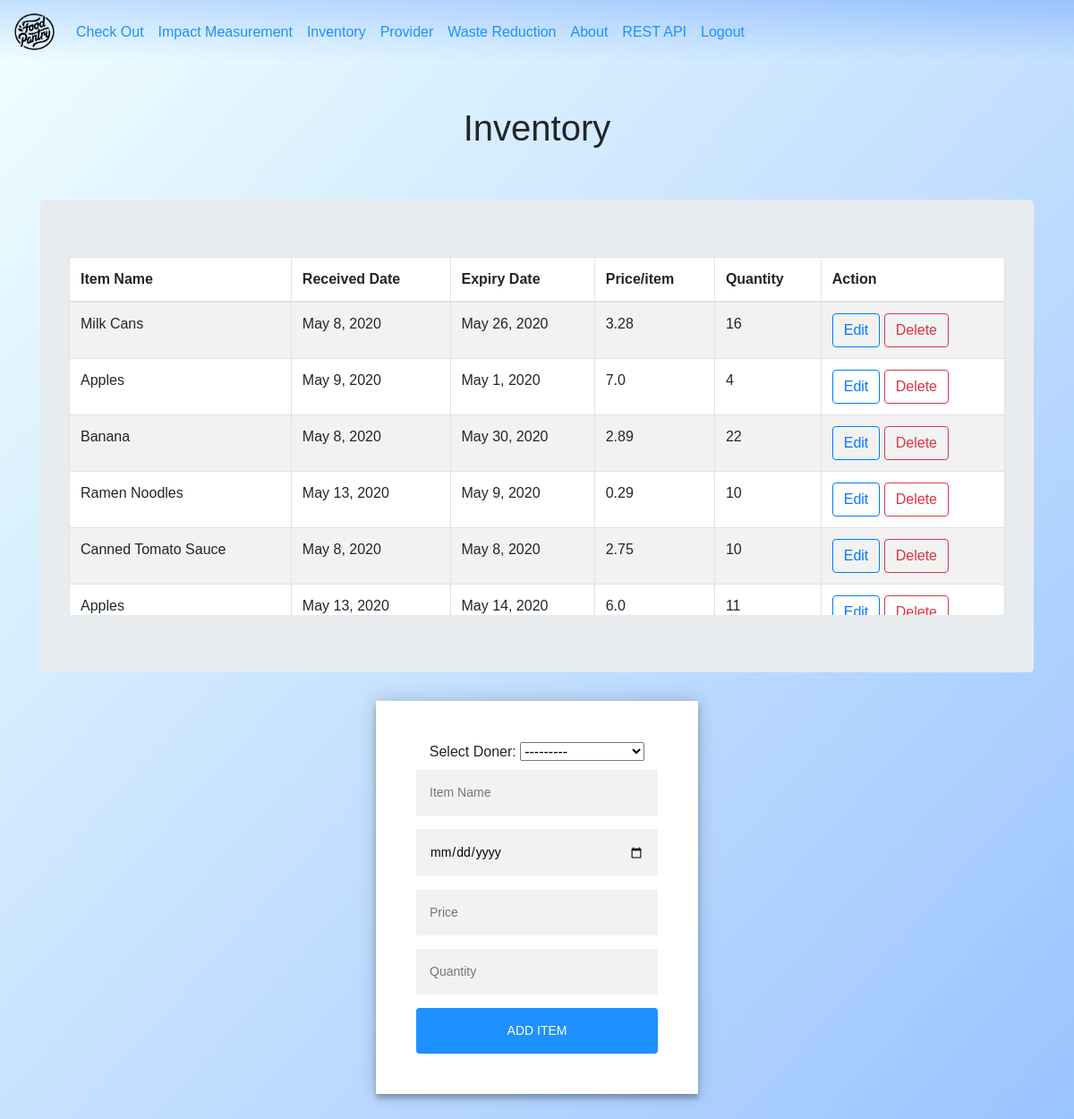
/inventory/ (signed in), run on an earlier commit of the app's database.
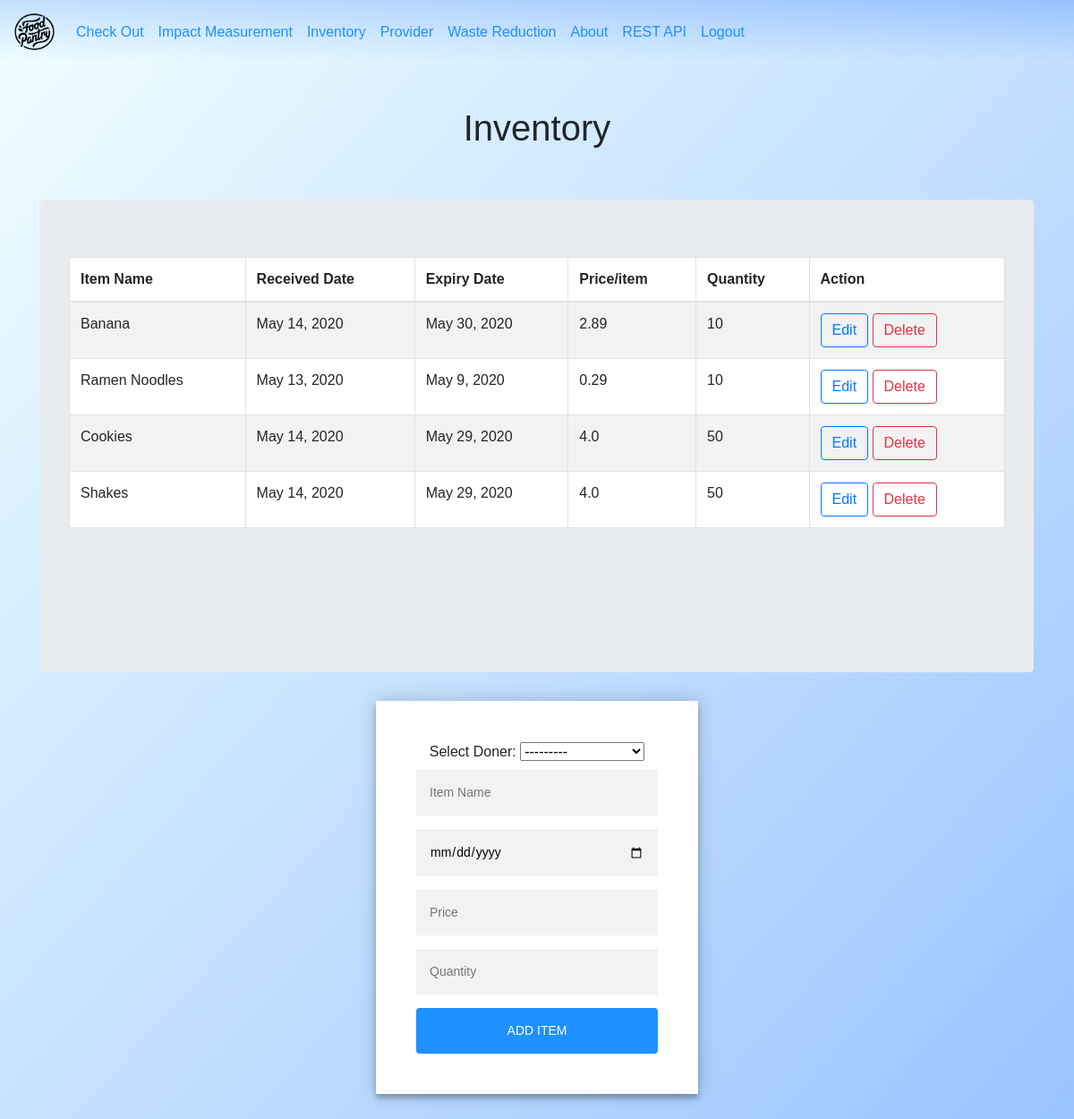
And on a later commit of the database.
### inventory/models.py (models this page shows, shortened)
class inventory(models.Model):
     donor = models.ForeignKey(provider,on_delete=models.SET_NULL,null=True,related_name='donor')
     name = models.CharField(max_length=100)
     registration_D = models.DateField(auto_now=True)
     expiry_D = models.DateField()
     price = models.FloatField()
     quantity =  models.PositiveIntegerField()

### inventory/views.py (the view)
# urls.py: path('inventory/', inventory_views.inventory_view, name='inventory_view'),
@login_required(login_url='/login/')
def inventory_view(request):
	item = inventory.objects.all()
	item_data = inventory_form()
	if (request.method=="POST"):
			item_data = inventory_form(request.POST)
	if item_data.is_valid():
			item_data.save()
	context = {'item':item,'item_data':item_data}
	return render(request, 'inventory/inventory.html',context)

### inventory/forms.py
class inventory_form(forms.ModelForm):
    name = forms.CharField(widget=forms.TextInput(attrs={'placeholder': 'Item Name '}))
    expiry_D = forms.DateField(widget=DateInput)
    price = forms.CharField(widget=forms.TextInput(attrs={'placeholder': 'Price'}))
    quantity  = forms.CharField(widget=forms.TextInput(attrs={'placeholder': 'Quantity '}))
    class Meta():
       model = inventory
       fields = '__all__'

### provider/models.py (called while the page is built)
    def __str__(self):
          return self.donor_name

### templates/inventory/inventory.html (shortened to what this page needs)
<!DOCTYPE html>
<html>
<head>
	{% include "dashboard/shared_links.html" %}
</head>
<body>
	{% include "dashboard/navigation_bar.html" %}
	<br><br>
<h1>Inventory</h1>
<br><br>
{% load static %}
<div class="container">
	<div class="jumbotron">
		<div class="table-wrapper-scroll-y my-custom-scrollbar">
<table bgcolor="white" class="table table-bordered table-striped mb-0">
  <thead>
    <tr>
      <th scope="col">Item Name</th>
      <th scope="col">Received Date</th>
      <th scope="col">Expiry Date</th>
      <th scope="col">Price/item</th>
	  <th scope="col">Quantity</th>
	  <th scope="col">Action</th>
    </tr>
  </thead>
  <tbody>
{% for each in item %}
    <tr>
    				<td>{{each.name}}</td>
					<td>{{each.registration_D}}</td>
					<td>{{each.expiry_D}}</td>
					<td>{{each.price}}</td>
					<td>{{each.quantity}}</td>
	<td>
	<a class="btn btn-outline-primary" href="{% url 'update' each.id %}">Edit</a>
	<a class="btn btn-outline-danger" href="#" onclick="confirmDeleteModal({{each.id}})">Delete</a>{% comment %} <a class="btn btn-success" href="{% url 'remove' each.id %}">Delete</a> {% endcomment %}</td>
    	</tr>
		 		{% endfor %}
  </tbody>
</table>
	</div>
</div>
</div>
<div class="form">
	<form method="POST" action="/inventory/">
		<label>Select Doner:</label>
	{{item_data.donor}}
    {{item_data.name}}
    {{item_data.expiry_D}}
	{{item_data.price}}
    {{item_data.quantity}}
		<button type="submit" class="btn btn-info">Add Item</button>
	</form>
</div>
</body>
</html>

### templates/dashboard/shared_links.html (shortened to what this page needs)
<link rel="stylesheet" href="https://stackpath.bootstrapcdn.com/bootstrap/4.4.1/css/bootstrap.min.css">
<link rel="stylesheet" href="https://cdn.jsdelivr.net/chartist.js/latest/chartist.min.css">
{% load static %}
<link rel="stylesheet" href="{%static 'CSS/common.css' %}" />

### templates/dashboard/navigation_bar.html (shortened to what this page needs)
{% load static %}
<link rel="stylesheet" type="text/css" href="{%static 'CSS/nav.css' %}">
{% include "dashboard/shared_links.html" %}
    <nav class="navbar navbar-expand-sm navbar-custom">
  <a class="navbar-brand" href="/">
    <img src="{% static 'IMG/output.png' %}" width="45" height="45">
  </a>
  <div class="collapse navbar-collapse" id="navbarNavAltMarkup">
    <div class="navbar-nav">
      <a class="nav-item nav-link" href="/checkout/">Check Out</a>
      <a class="nav-item nav-link" href="/impact/">Impact Measurement</a>
      <a class="nav-item nav-link" href="/inventory/">Inventory</a>
      <a class="nav-item nav-link" href="/provider/">Provider</a>
      <a class="nav-item nav-link" href="/waste/">Waste Reduction</a>
      <a class="nav-item nav-link" href="/about/">About</a>
      <a class="nav-item nav-link" href="/api/v1/" target="_blank">REST API</a>
                {% if user.is_authenticated %}
          <a class="nav-link" href="{% url 'logout' %}">Logout</a>
        {% else %}
          <a class="nav-link" href="{% url 'user_login' %}">Login</a>
        {% endif %}
    </div>
  </div>
</nav>

### static/CSS/common.css (style rules this page uses)
.form { position: relative; z-index: 1; background: #FFFFFF; max-width: 360px; margin: 0 auto 100px; padding: 45px; text-align: center; box-shadow: 0 0 20px 0 rgba(0, 0, 0, 0.2), 0 5px 5px 0 rgba(0, 0, 0, 0.24); }
.form input { font-family: 'Actor', sans-serif; outline: 0; background: #f2f2f2; width: 100%; border: 0; margin: 0 0 15px; padding: 15px; box-sizing: border-box; font-size: 14px; }
.form button { font-family: 'Actor', sans-serif; text-transform: uppercase; outline: 0; background: #1E90FF; width: 100%; border: 0; padding: 15px; color: #FFFFFF; font-size: 14px; -webkit-transition: all 0.3 ease; transition: all 0.3 ease; cursor: pointer; }
h1 { text-align: center; }
.my-custom-scrollbar { position: relative; height: 250px; overflow: auto; }
.table-wrapper-scroll-y { display: block; height: 400px; }
body { background: white; background: -webkit-linear-gradient(top, #F0FFFF, #99c2ff); background: -moz-linear-gradient(top, #F0FFFF, #99c2ff); background: -o-linear-gradient(top, #F0FFFF, #99c2ff); background: linear-gradient(to bottom right, #F0FFFF, #99c2ff); font-family: 'Actor', sans-serif; -webkit-font-smoothing: antialiased; -moz-osx-font-smoothing: grayscale; }

### static/CSS/nav.css (style rules this page uses)
.navbar-custom { background-image: linear-gradient(to top right, #F0FFFF, #99c2ff);; }
.navbar-custom .navbar-brand, .navbar-custom .navbar-text { color: #1E90FF; }
.navbar-custom .navbar-nav .nav-link { color: #1E90FF; }

What changed in the data, as far as the page shows it:
removed inventory: name "Milk Cans", registration_D "May 8, 2020", expiry_D "May 26, 2020", price "3.28", quantity "16"
removed inventory: name "Apples", registration_D "May 9, 2020", expiry_D "May 1, 2020", price "7.0", quantity "4"
removed inventory: name "Canned Tomato Sauce", registration_D "May 8, 2020", expiry_D "May 8, 2020", price "2.75", quantity "10"
removed inventory: name "Apples", registration_D "May 13, 2020", expiry_D "May 14, 2020", price "6.0", quantity "11"
changed inventory "Banana": registration_D "May 8, 2020" → "May 14, 2020"; quantity "22" → "10"
added inventory: name "Cookies", registration_D "May 14, 2020", expiry_D "May 29, 2020", price "4.0", quantity "50"
added inventory: name "Shakes", registration_D "May 14, 2020", expiry_D "May 29, 2020", price "4.0", quantity "50"
